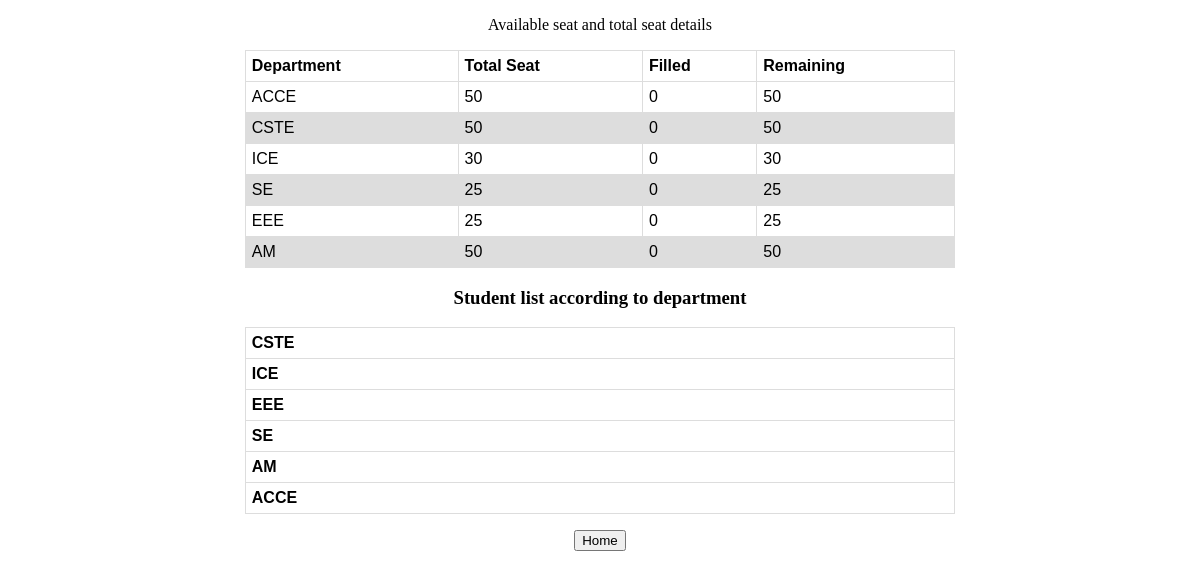
Page /seat_details (signed in) on the earlier database version.
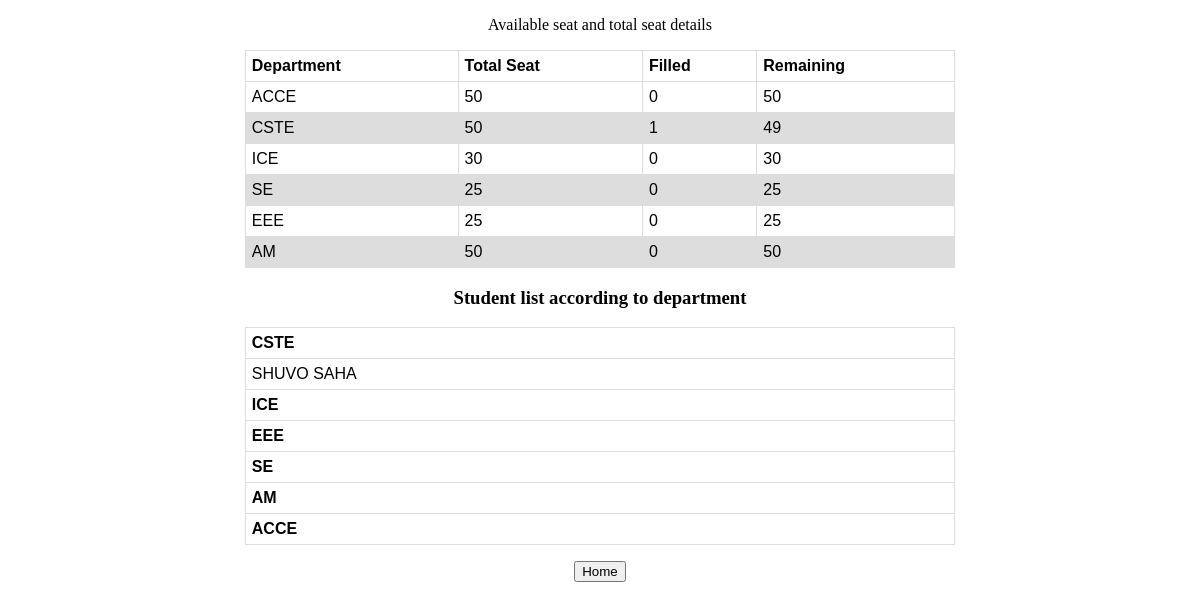
Same page on the later database version.
### main_app/models.py (models this page shows, shortened)
class Departments(db.Model):
    department_name = db.Column(db.String(80), primary_key=True, nullable=False)
    total_seat = db.Column(db.Integer, nullable=False)
    fill_up = db.Column(db.Integer)
    stu_dept = db.relationship('Students', backref='student', lazy=True)

class Students(db.Model):
    admission_num = db.Column(db.Integer, primary_key=True)
    id = db.Column(db.String(15), unique=True, nullable=False)
    name = db.Column(db.String(80), nullable=False)
    email = db.Column(db.String(120), unique=True, nullable=False)
    image_file = db.Column(db.String(20), nullable=False, default='default.jpg')
    department = db.Column(db.String(80), db.ForeignKey('departments.department_name'), nullable=False)

### main_app/routes.py (the view)
@app.route('/seat_details')
@login_required
def seat_details():
    departments = Departments.query.all()
    list = count_seat("")
    return render_template('seat_details.html',departments=departments,list=list)

### main_app/models.py (called while the page is built)
@login_manager.user_loader
def load_user(user_id):
    return Users.query.get(int(user_id))

### main_app/routes.py (called while the page is built)
def count_seat(dept):
    cste = Departments.query.filter_by(department_name="CSTE").first()
    ice = Departments.query.filter_by(department_name="ICE").first()
    eee = Departments.query.filter_by(department_name="EEE").first()
    se = Departments.query.filter_by(department_name="SE").first()
    am = Departments.query.filter_by(department_name="AM").first()
    acce = Departments.query.filter_by(department_name="ACCE").first()
    if dept == "CSTE":
        return check(cste)
    elif dept == "ICE":
        return check(ice)
    elif dept == "EEE":
        return check(eee)
    elif dept == "SE":
        return check(se)
    elif dept == "AM":
        return check(am)
    elif dept == "ACCE":
        return check(acce)
    else:
        return [cste,ice,eee,se,am,acce]

### main_app/templates/seat_details.html (shortened to what this page needs)
{% extends "layout.html" %}
{% block content %}
<center>
    <div>
        <p>Available seat and total seat details</p>
        <table class="table">
          <thead>
            <tr>
              <th>Department</th>
              <th>Total Seat</th>
              <th>Filled</th>
              <th>Remaining</th>
            </tr>
          </thead>
          <tbody>
            {% for department in departments %}
            <tr>
              <td>{{department.department_name}}</td>
              <td>{{department.total_seat}}</a></td>
              <td>{{department.fill_up}}</td>
              <td>{{department.total_seat - department.fill_up}}</td>
            </tr>
            {% endfor %}
          </tbody>
        </table>
    </div>
    <div>
        <h3><p>Student list according to department</p></h3>
        <table class="table">
          <thead>
            <tr>
              <th>CSTE</th>
            </tr>
          </thead>
          <tbody>
            {% for student in list[0].stu_dept %}
            <tr>
              <td>{{student.name}}</td>
            {% endfor %}
          </tbody>
             <thead>
            <tr>
              <th>ICE</th>
            </tr>
          </thead>
             <thead>
            <tr>
              <th>EEE</th>
            </tr>
          </thead>
             <thead>
            <tr>
              <th>SE</th>
            </tr>
          </thead>
             <thead>
            <tr>
              <th>AM</th>
            </tr>
          </thead>
             <thead>
            <tr>
              <th>ACCE</th>
            </tr>
          </thead>
        </table>
    </div>
    <a href="{{url_for('home')}}"><button>Home</button></a>
</center>
{% endblock content %}

Differences in the rows shown:
changed Departments "CSTE": fill_up "0" → "1"; department.total_seat-department.fill_up "50" → "49"
added Students: name "SHUVO SAHA"
